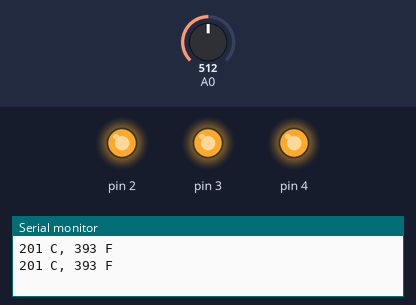
The sketch below on a simulated Arduino Uno, built with avr-gcc and run on an emulated ATmega328P. Parts: output pins drawn as LEDs (lit = HIGH), the last lines printed to the serial monitor. Inputs (shaded band) come from the test bench; at power-on: A0 = 512.

Above: at 1.8 s.
1.9 s: A0 set to 236
3.4 s: A0 set to 207
At 5.1 s:
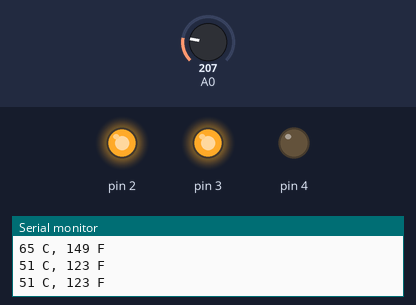
5.5 s: A0 set to 122
At 6.6 s:
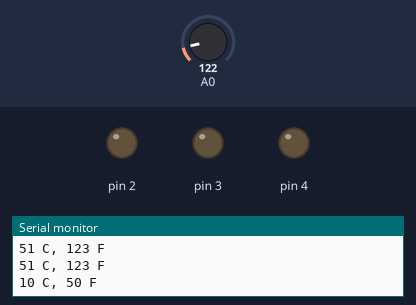
7.5 s: A0 set to 177
9.2 s: A0 set to 194
At 10.9 s:
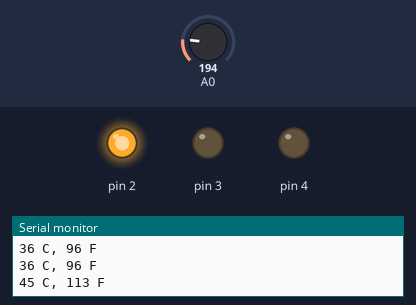
11.5 s: A0 set to 306
At 12.5 s:
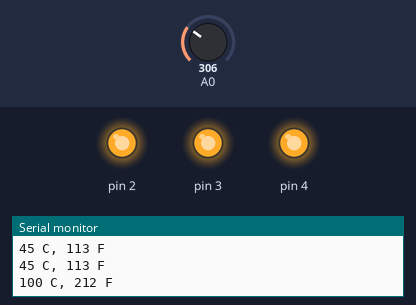
Timing chart, 0 to 14.5 s (numbered marks = the images above; inputs shaded):
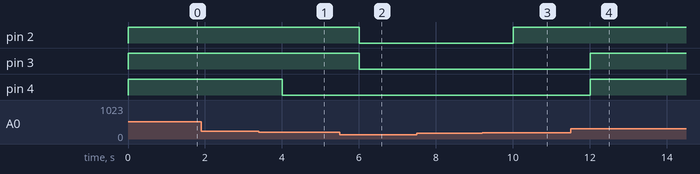

The sketch:

8sense-think-act_thermometer.ino
```cpp
// Declare variables for baseline temperature, Celsius, and Fahrenheit
int baselineTemp = 0;
int celsius = 0;
int fahrenheit = 0;

// Setup function runs once when the Arduino starts
void setup() {
  // Set A0 pin as INPUT for temperature sensor
  pinMode(A0, INPUT);

  // Start serial communication at a baud rate of 9600
  Serial.begin(9600);

  // Set pins 2, 3, and 4 as OUTPUT for LEDs
  pinMode(2, OUTPUT);
  pinMode(3, OUTPUT);
  pinMode(4, OUTPUT);
}

// Loop function runs repeatedly after setup
void loop() {
  // Set threshold temperature to activate LEDs
  baselineTemp = 40;

  // Measure temperature in Celsius using the analog sensor
  celsius = map(((analogRead(A0) - 20) * 3.04), 0, 1023, -40, 125);

  // Convert Celsius to Fahrenheit
  fahrenheit = ((celsius * 9) / 5 + 32);

  // Print temperature values to Serial Monitor
  Serial.print(celsius);
  Serial.print(" C, ");
  Serial.print(fahrenheit);
  Serial.println(" F");

  // Control LEDs based on temperature conditions
  if (celsius < baselineTemp) {
    digitalWrite(2, LOW);
    digitalWrite(3, LOW);
    digitalWrite(4, LOW);
  }
  if (celsius >= baselineTemp && celsius < baselineTemp + 10) {
    digitalWrite(2, HIGH);
    digitalWrite(3, LOW);
    digitalWrite(4, LOW);
  }
  if (celsius >= baselineTemp + 10 && celsius < baselineTemp + 20) {
    digitalWrite(2, HIGH);
    digitalWrite(3, HIGH);
    digitalWrite(4, LOW);
  }
  if (celsius >= baselineTemp + 20 && celsius < baselineTemp + 30) {
    digitalWrite(2, HIGH);
    digitalWrite(3, HIGH);
    digitalWrite(4, HIGH);
  }
  if (celsius >= baselineTemp + 30) {
    digitalWrite(2, HIGH);
    digitalWrite(3, HIGH);
    digitalWrite(4, HIGH);
  }

  // Delay for 1000 milliseconds (1 second)
  delay(1000);
}
```

Measured:
- the behaviour switches between 224 and 223 on A0 (found by bisection; images 0 and 1)
- the behaviour switches between 183 and 184 on A0 (found by bisection; images 2 and 3)
- after the input at 3.4 s, pin 4: HIGH → LOW after 0.60 s
- after the input at 5.5 s, pin 2, pin 3: HIGH → LOW after 0.50 s
- after the input at 9.2 s, pin 2: LOW → HIGH after 0.81 s
- after the input at 11.5 s, pin 3, pin 4: LOW → HIGH after 0.51 s
